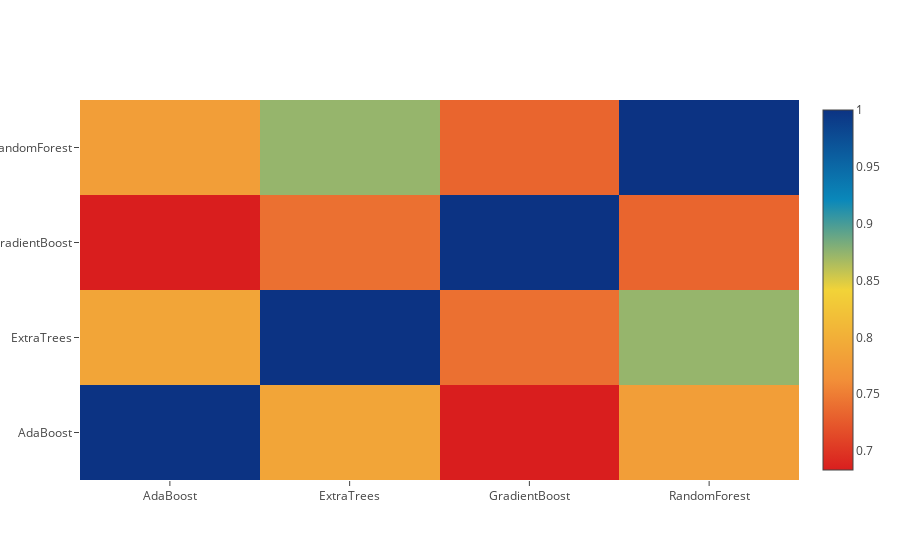

The code cell stored with this chart in its notebook:
### Code cell
data = [
    go.Heatmap(
        z= base_predictions_train.astype(float).corr().values ,
        x=base_predictions_train.columns.values,
        y= base_predictions_train.columns.values,
          colorscale='Portland',
            showscale=True,
            reversescale = True
    )
]
py.iplot(data, filename='labelled-heatmap')

### Figure 1 — Plotly figure (JSON) as saved in the notebook; plotly's stock layout.template omitted (floating-point values rounded to 4 significant figures)
{"data": [{"colorscale": "Portland", "reversescale": true, "showscale": true, "type": "heatmap", "x": ["AdaBoost", "ExtraTrees", "GradientBoost", "RandomForest"], "y": ["AdaBoost", "ExtraTrees", "GradientBoost", "RandomForest"], "z": [[1, 0.7879, 0.6834, 0.7795], [0.7879, 1, 0.7406, 0.8731], [0.6834, 0.7406, 1, 0.7333], [0.7795, 0.8731, 0.7333, 1]]}], "layout": {}}
